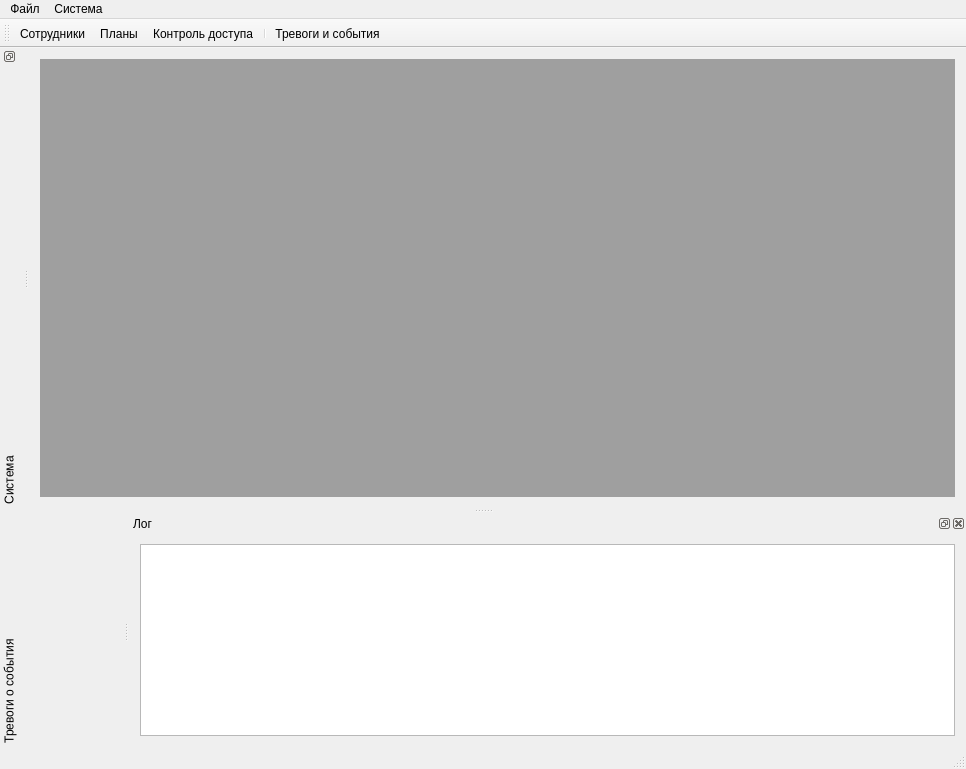
<?xml version="1.0" encoding="UTF-8"?>
<ui version="4.0">
 <class>MainWindow</class>
 <widget class="QMainWindow" name="MainWindow">
  <property name="geometry">
   <rect>
    <x>0</x>
    <y>0</y>
    <width>966</width>
    <height>769</height>
   </rect>
  </property>
  <property name="windowTitle">
   <string>MainWindow</string>
  </property>
  <widget class="QWidget" name="centralWidget">
   <layout class="QVBoxLayout" name="verticalLayout_4">
    <item>
     <widget class="QMdiArea" name="mdiArea">
      <property name="palette">
       <palette>
        <active>
         <colorrole role="WindowText">
          <brush brushstyle="SolidPattern">
           <color alpha="255">
            <red>0</red>
            <green>0</green>
            <blue>0</blue>
           </color>
          </brush>
         </colorrole>
         <colorrole role="Text">
          <brush brushstyle="SolidPattern">
           <color alpha="255">
            <red>0</red>
            <green>0</green>
            <blue>0</blue>
           </color>
          </brush>
         </colorrole>
         <colorrole role="ButtonText">
          <brush brushstyle="SolidPattern">
           <color alpha="255">
            <red>0</red>
            <green>0</green>
            <blue>0</blue>
           </color>
          </brush>
         </colorrole>
        </active>
        <inactive>
         <colorrole role="WindowText">
          <brush brushstyle="SolidPattern">
           <color alpha="255">
            <red>120</red>
            <green>120</green>
            <blue>120</blue>
           </color>
          </brush>
         </colorrole>
         <colorrole role="Text">
          <brush brushstyle="SolidPattern">
           <color alpha="255">
            <red>120</red>
            <green>120</green>
            <blue>120</blue>
           </color>
          </brush>
         </colorrole>
         <colorrole role="ButtonText">
          <brush brushstyle="SolidPattern">
           <color alpha="255">
            <red>120</red>
            <green>120</green>
            <blue>120</blue>
           </color>
          </brush>
         </colorrole>
        </inactive>
        <disabled>
         <colorrole role="WindowText">
          <brush brushstyle="SolidPattern">
           <color alpha="255">
            <red>120</red>
            <green>120</green>
            <blue>120</blue>
           </color>
          </brush>
         </colorrole>
         <colorrole role="Text">
          <brush brushstyle="SolidPattern">
           <color alpha="255">
            <red>120</red>
            <green>120</green>
            <blue>120</blue>
           </color>
          </brush>
         </colorrole>
         <colorrole role="ButtonText">
          <brush brushstyle="SolidPattern">
           <color alpha="255">
            <red>120</red>
            <green>120</green>
            <blue>120</blue>
           </color>
          </brush>
         </colorrole>
        </disabled>
       </palette>
      </property>
      <property name="acceptDrops">
       <bool>true</bool>
      </property>
      <property name="frameShape">
       <enum>QFrame::NoFrame</enum>
      </property>
      <property name="frameShadow">
       <enum>QFrame::Plain</enum>
      </property>
      <property name="sizeAdjustPolicy">
       <enum>QAbstractScrollArea::AdjustIgnored</enum>
      </property>
      <property name="viewMode">
       <enum>QMdiArea::TabbedView</enum>
      </property>
      <property name="tabsClosable">
       <bool>true</bool>
      </property>
      <property name="tabsMovable">
       <bool>true</bool>
      </property>
      <property name="tabShape">
       <enum>QTabWidget::Rounded</enum>
      </property>
      <property name="tabPosition">
       <enum>QTabWidget::North</enum>
      </property>
     </widget>
    </item>
   </layout>
  </widget>
  <widget class="QMenuBar" name="menuBar">
   <property name="geometry">
    <rect>
     <x>0</x>
     <y>0</y>
     <width>966</width>
     <height>21</height>
    </rect>
   </property>
   <widget class="QMenu" name="menu">
    <property name="title">
     <string>Файл</string>
    </property>
    <addaction name="action"/>
   </widget>
   <widget class="QMenu" name="menu_2">
    <property name="title">
     <string>Система</string>
    </property>
    <addaction name="actionDevices"/>
    <addaction name="actionVariables"/>
    <addaction name="actionZones"/>
    <addaction name="actionEmployeers"/>
    <addaction name="actionPlans"/>
    <addaction name="actionAccess_control"/>
   </widget>
   <addaction name="menu"/>
   <addaction name="menu_2"/>
  </widget>
  <widget class="QToolBar" name="mainToolBar">
   <attribute name="toolBarArea">
    <enum>TopToolBarArea</enum>
   </attribute>
   <attribute name="toolBarBreak">
    <bool>false</bool>
   </attribute>
   <addaction name="actionEmployeers"/>
   <addaction name="actionPlans"/>
   <addaction name="actionAccess_control"/>
   <addaction name="separator"/>
   <addaction name="actionAlarms"/>
  </widget>
  <widget class="QStatusBar" name="statusBar"/>
  <widget class="QDockWidget" name="dockWidget">
   <property name="palette">
    <palette>
     <active>
      <colorrole role="Base">
       <brush brushstyle="SolidPattern">
        <color alpha="255">
         <red>255</red>
         <green>255</green>
         <blue>255</blue>
        </color>
       </brush>
      </colorrole>
      <colorrole role="Window">
       <brush brushstyle="SolidPattern">
        <color alpha="80">
         <red>0</red>
         <green>85</green>
         <blue>255</blue>
        </color>
       </brush>
      </colorrole>
     </active>
     <inactive>
      <colorrole role="Base">
       <brush brushstyle="SolidPattern">
        <color alpha="255">
         <red>255</red>
         <green>255</green>
         <blue>255</blue>
        </color>
       </brush>
      </colorrole>
      <colorrole role="Window">
       <brush brushstyle="SolidPattern">
        <color alpha="80">
         <red>0</red>
         <green>85</green>
         <blue>255</blue>
        </color>
       </brush>
      </colorrole>
     </inactive>
     <disabled>
      <colorrole role="Base">
       <brush brushstyle="SolidPattern">
        <color alpha="80">
         <red>0</red>
         <green>85</green>
         <blue>255</blue>
        </color>
       </brush>
      </colorrole>
      <colorrole role="Window">
       <brush brushstyle="SolidPattern">
        <color alpha="80">
         <red>0</red>
         <green>85</green>
         <blue>255</blue>
        </color>
       </brush>
      </colorrole>
     </disabled>
    </palette>
   </property>
   <property name="floating">
    <bool>false</bool>
   </property>
   <property name="features">
    <set>QDockWidget::DockWidgetFloatable|QDockWidget::DockWidgetMovable|QDockWidget::DockWidgetVerticalTitleBar</set>
   </property>
   <property name="windowTitle">
    <string>Система</string>
   </property>
   <attribute name="dockWidgetArea">
    <number>1</number>
   </attribute>
   <widget class="QWidget" name="dockWidgetContents">
    <layout class="QVBoxLayout" name="verticalLayout">
     <property name="spacing">
      <number>2</number>
     </property>
     <property name="leftMargin">
      <number>2</number>
     </property>
     <property name="topMargin">
      <number>2</number>
     </property>
     <property name="rightMargin">
      <number>2</number>
     </property>
     <property name="bottomMargin">
      <number>2</number>
     </property>
    </layout>
   </widget>
  </widget>
  <widget class="QDockWidget" name="alarmDockWidget">
   <property name="palette">
    <palette>
     <active>
      <colorrole role="Base">
       <brush brushstyle="SolidPattern">
        <color alpha="255">
         <red>255</red>
         <green>255</green>
         <blue>255</blue>
        </color>
       </brush>
      </colorrole>
      <colorrole role="Window">
       <brush brushstyle="SolidPattern">
        <color alpha="80">
         <red>255</red>
         <green>0</green>
         <blue>0</blue>
        </color>
       </brush>
      </colorrole>
     </active>
     <inactive>
      <colorrole role="Base">
       <brush brushstyle="SolidPattern">
        <color alpha="255">
         <red>255</red>
         <green>255</green>
         <blue>255</blue>
        </color>
       </brush>
      </colorrole>
      <colorrole role="Window">
       <brush brushstyle="SolidPattern">
        <color alpha="80">
         <red>255</red>
         <green>0</green>
         <blue>0</blue>
        </color>
       </brush>
      </colorrole>
     </inactive>
     <disabled>
      <colorrole role="Base">
       <brush brushstyle="SolidPattern">
        <color alpha="80">
         <red>255</red>
         <green>0</green>
         <blue>0</blue>
        </color>
       </brush>
      </colorrole>
      <colorrole role="Window">
       <brush brushstyle="SolidPattern">
        <color alpha="80">
         <red>255</red>
         <green>0</green>
         <blue>0</blue>
        </color>
       </brush>
      </colorrole>
     </disabled>
    </palette>
   </property>
   <property name="windowIcon">
    <iconset resource="res.qrc">
     <normaloff>:/tree32/icons/Warning.ico</normaloff>:/tree32/icons/Warning.ico</iconset>
   </property>
   <property name="features">
    <set>QDockWidget::DockWidgetVerticalTitleBar</set>
   </property>
   <property name="windowTitle">
    <string>Тревоги о события</string>
   </property>
   <attribute name="dockWidgetArea">
    <number>8</number>
   </attribute>
   <widget class="QWidget" name="alarmDockWidgetContent">
    <layout class="QVBoxLayout" name="verticalLayout_3"/>
   </widget>
  </widget>
  <widget class="QDockWidget" name="dockWidget_7">
   <property name="windowTitle">
    <string>Лог</string>
   </property>
   <attribute name="dockWidgetArea">
    <number>8</number>
   </attribute>
   <widget class="QWidget" name="dockWidgetContents_7">
    <layout class="QVBoxLayout" name="verticalLayout_2">
     <item>
      <widget class="QTextEdit" name="textLog"/>
     </item>
    </layout>
   </widget>
  </widget>
  <action name="actionDevices">
   <property name="icon">
    <iconset resource="res.qrc">
     <normaloff>:/tree32/icons/cpu_16.ico</normaloff>:/tree32/icons/cpu_16.ico</iconset>
   </property>
   <property name="text">
    <string>Устройства</string>
   </property>
   <property name="toolTip">
    <string>Устройства</string>
   </property>
  </action>
  <action name="actionVariables">
   <property name="icon">
    <iconset resource="res.qrc">
     <normaloff>:/tree32/icons/struct.ico</normaloff>:/tree32/icons/struct.ico</iconset>
   </property>
   <property name="text">
    <string>Переменные</string>
   </property>
   <property name="toolTip">
    <string>Переменные</string>
   </property>
  </action>
  <action name="actionZones">
   <property name="icon">
    <iconset resource="res.qrc">
     <normaloff>:/tree32/icons/Shield_16.ico</normaloff>:/tree32/icons/Shield_16.ico</iconset>
   </property>
   <property name="text">
    <string>Охранные зоны</string>
   </property>
   <property name="toolTip">
    <string>Охранные зоны</string>
   </property>
  </action>
  <action name="actionEmployeers">
   <property name="icon">
    <iconset resource="res.qrc">
     <normaloff>:/tree32/icons/Users.ico</normaloff>:/tree32/icons/Users.ico</iconset>
   </property>
   <property name="text">
    <string>Сотрудники</string>
   </property>
   <property name="toolTip">
    <string>Сотрудники</string>
   </property>
  </action>
  <action name="actionPlans">
   <property name="icon">
    <iconset resource="res.qrc">
     <normaloff>:/tree32/icons/ar.ico</normaloff>:/tree32/icons/ar.ico</iconset>
   </property>
   <property name="text">
    <string>Планы</string>
   </property>
   <property name="toolTip">
    <string>Планы</string>
   </property>
  </action>
  <action name="actionAccess_control">
   <property name="icon">
    <iconset resource="res.qrc">
     <normaloff>:/main_32/Common/Icons/google/32/Key.ico</normaloff>:/main_32/Common/Icons/google/32/Key.ico</iconset>
   </property>
   <property name="text">
    <string>Контроль доступа</string>
   </property>
   <property name="toolTip">
    <string>Контроль доступа</string>
   </property>
  </action>
  <action name="action">
   <property name="text">
    <string>Выход</string>
   </property>
  </action>
  <action name="actionNewDevice">
   <property name="icon">
    <iconset resource="res.qrc">
     <normaloff>:/icons/add_device.ico</normaloff>:/icons/add_device.ico</iconset>
   </property>
   <property name="text">
    <string>Добавить устройство</string>
   </property>
  </action>
  <action name="actionEditDevice">
   <property name="icon">
    <iconset resource="res.qrc">
     <normaloff>:/editors/icons/Pen.ico</normaloff>:/editors/icons/Pen.ico</iconset>
   </property>
   <property name="text">
    <string>Изменить</string>
   </property>
  </action>
  <action name="actionDeleteDevice">
   <property name="icon">
    <iconset resource="res.qrc">
     <normaloff>:/icons/delete_device.ico</normaloff>:/icons/delete_device.ico</iconset>
   </property>
   <property name="text">
    <string>Удалить</string>
   </property>
   <property name="toolTip">
    <string>Удалить</string>
   </property>
  </action>
  <action name="actionVideoView">
   <property name="icon">
    <iconset resource="res.qrc">
     <normaloff>:/tree32/icons/Eye.bmp</normaloff>:/tree32/icons/Eye.bmp</iconset>
   </property>
   <property name="text">
    <string>Просмотр камер наблюдения</string>
   </property>
  </action>
  <action name="actioneditZone">
   <property name="icon">
    <iconset resource="res.qrc">
     <normaloff>:/tree32/icons/layers_1.ico</normaloff>:/tree32/icons/layers_1.ico</iconset>
   </property>
   <property name="text">
    <string>Редактировать</string>
   </property>
   <property name="toolTip">
    <string>Открыть редактор зоны безопасности</string>
   </property>
  </action>
  <action name="actionAlarms">
   <property name="icon">
    <iconset resource="res.qrc">
     <normaloff>:/tree32/icons/Warning.ico</normaloff>:/tree32/icons/Warning.ico</iconset>
   </property>
   <property name="text">
    <string>Тревоги и события</string>
   </property>
  </action>
 </widget>
 <layoutdefault spacing="6" margin="11"/>
 <resources>
  <include location="res.qrc"/>
 </resources>
 <connections/>
</ui>
